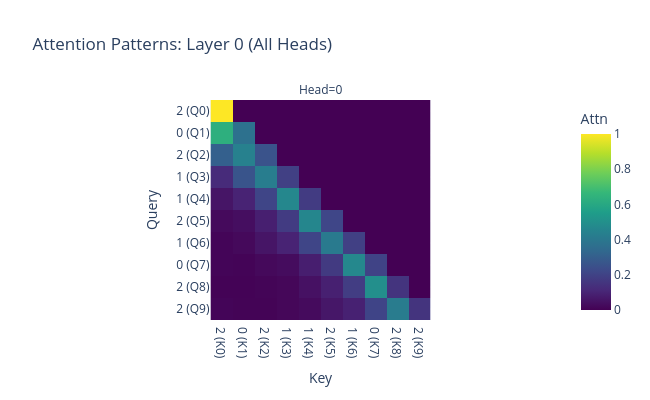

Here is the notebook cell this chart was saved with:
### Code cell
history=process.generate_process_history(total_length=10)
input_seq=torch.tensor([history.symbols],dtype=torch.long,device=device)
# input_seq=torch.tensor([1,1,0,2,1,1,1,2,2,2],dtype=torch.long,device=device)
print(input_seq)
logits, cache = model.run_with_cache(input_seq)
token_labels = [str(t.item()) for t in input_seq[0]]
plot_attention_heatmap(cache, layer_idx=None, head_idx=None, tokens=token_labels)

print(f"model{model_name}")

### Figure 1 — Plotly figure (JSON) as saved in the notebook; plotly's stock layout.template omitted (floating-point values rounded to 4 significant figures)
{"data": [{"coloraxis": "coloraxis", "hovertemplate": "Key: %{x}<br>Query: %{y}<br>Attn: %{z}<extra></extra>", "name": "0", "type": "heatmap", "x": ["2 (K0)", "0 (K1)", "2 (K2)", "1 (K3)", "1 (K4)", "2 (K5)", "1 (K6)", "0 (K7)", "2 (K8)", "2 (K9)"], "xaxis": "x", "y": ["2 (Q0)", "0 (Q1)", "2 (Q2)", "1 (Q3)", "1 (Q4)", "2 (Q5)", "1 (Q6)", "0 (Q7)", "2 (Q8)", "2 (Q9)"], "yaxis": "y", "z": [[1.0, 0.0, 0.0, 0.0, 0.0, 0.0, 0.0, 0.0, 0.0, 0.0], [0.629, 0.371, 0.0, 0.0, 0.0, 0.0, 0.0, 0.0, 0.0, 0.0], [0.3037, 0.4392, 0.2571, 0.0, 0.0, 0.0, 0.0, 0.0, 0.0, 0.0], [0.1213, 0.261, 0.425, 0.1927, 0.0, 0.0, 0.0, 0.0, 0.0, 0.0], [0.0556, 0.09788, 0.2099, 0.4627, 0.1739, 0.0, 0.0, 0.0, 0.0, 0.0], [0.02579, 0.03563, 0.0868, 0.1768, 0.462, 0.213, 0.0, 0.0, 0.0, 0.0], [0.01271, 0.02137, 0.05648, 0.09748, 0.2083, 0.4117, 0.1919, 0.0, 0.0, 0.0], [0.01267, 0.007863, 0.02239, 0.03158, 0.0826, 0.1732, 0.4675, 0.2022, 0.0, 0.0], [0.006695, 0.004922, 0.01031, 0.0166, 0.04691, 0.08887, 0.1804, 0.4944, 0.1508, 0.0], [0.01251, 0.007665, 0.007377, 0.01597, 0.02771, 0.06164, 0.0919, 0.2059, 0.4175, 0.1518]]}], "layout": {"annotations": [{"font": {}, "showarrow": false, "text": "Head=0", "x": 0.5, "xanchor": "center", "xref": "paper", "y": 1, "yanchor": "bottom", "yref": "paper"}], "coloraxis": {"cmax": 1, "cmin": 0, "colorbar": {"title": {"text": "Attn"}}, "colorscale": [[0, "#440154"], [0.1111, "#482878"], [0.2222, "#3e4989"], [0.3333, "#31688e"], [0.4444, "#26828e"], [0.5556, "#1f9e89"], [0.6667, "#35b779"], [0.7778, "#6ece58"], [0.8889, "#b5de2b"], [1, "#fde725"]]}, "height": 400, "title": {"text": "Attention Patterns: Layer 0 (All Heads)"}, "width": 650, "xaxis": {"anchor": "y", "constrain": "domain", "domain": [0, 1], "scaleanchor": "y", "title": {"text": "Key"}}, "yaxis": {"anchor": "x", "autorange": "reversed", "constrain": "domain", "domain": [0, 1], "title": {"text": "Query"}}}}
